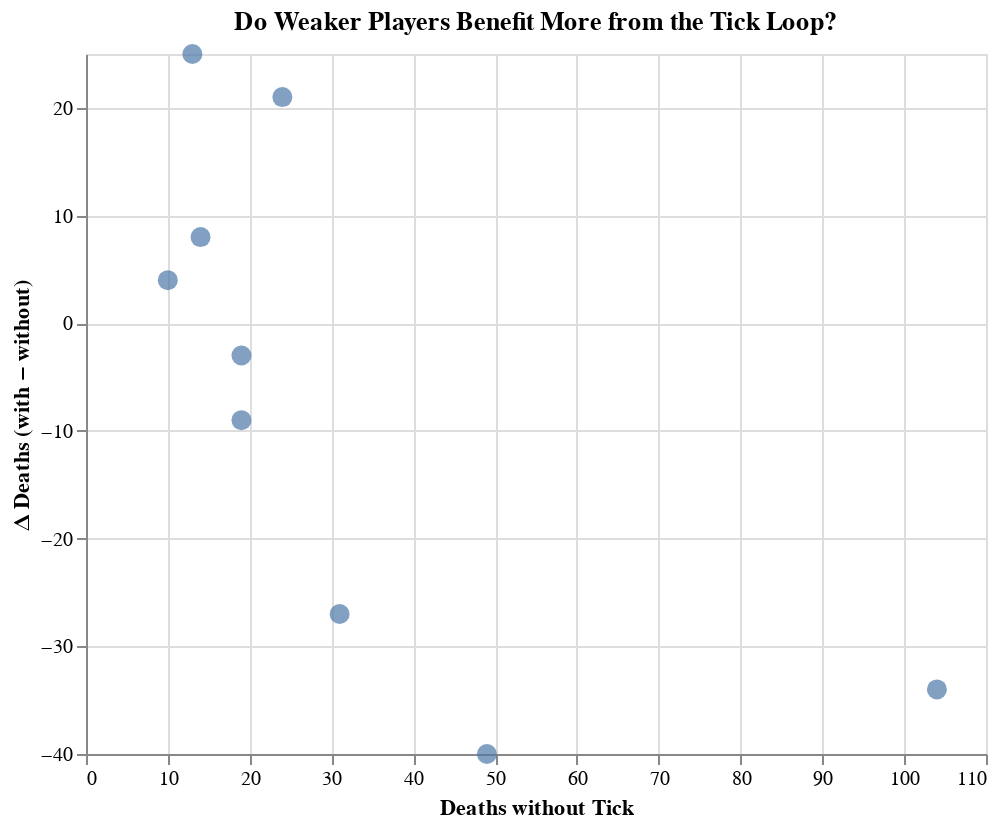

Notebook cell for this chart:
### Code cell
delta_df["baseline_deaths"] = (
    pivot["total_deaths"]["without_tick"].values
)

chart_corr = alt.Chart(delta_df).mark_circle(size=100).encode(
    x=alt.X("baseline_deaths:Q", title="Deaths without Tick"),
    y=alt.Y("delta_deaths:Q", title="Δ Deaths (with − without)"),
    tooltip=["participant_id:N"]
).properties(
    title="Do Weaker Players Benefit More from the Tick Loop?",
    width=450,
    height=350
)

chart_corr

### Figure 1 — Vega-Lite specification as saved in the notebook (floating-point values rounded to 4 significant figures)
{"config": {"view": {"continuousWidth": 300, "continuousHeight": 300}}, "data": {"name": "data-fac07020e368ad7987f659fb22c8354a"}, "mark": {"type": "circle", "size": 100}, "encoding": {"tooltip": [{"field": "participant_id", "type": "nominal"}], "x": {"field": "baseline_deaths", "title": "Deaths without Tick", "type": "quantitative"}, "y": {"field": "delta_deaths", "title": "Δ Deaths (with − without)", "type": "quantitative"}}, "height": 350, "title": "Do Weaker Players Benefit More from the Tick Loop?", "width": 450, "$schema": "https://vega.github.io/schema/vega-lite/v6.1.0.json", "datasets": {"data-fac07020e368ad7987f659fb22c8354a": [{"participant_id": "071225", "delta_deaths": 25, "delta_damage": 21, "delta_time": 310.9, "baseline_deaths": 13}, {"participant_id": "199195", "delta_deaths": -34, "delta_damage": -27, "delta_time": -982.5, "baseline_deaths": 104}, {"participant_id": "232962", "delta_deaths": -27, "delta_damage": -32, "delta_time": -383.1, "baseline_deaths": 31}, {"participant_id": "297088", "delta_deaths": 21, "delta_damage": 5, "delta_time": 356.5, "baseline_deaths": 24}, {"participant_id": "356499", "delta_deaths": -3, "delta_damage": 5, "delta_time": 20.5, "baseline_deaths": 19}, {"participant_id": "510049", "delta_deaths": -40, "delta_damage": -38, "delta_time": -480.2, "baseline_deaths": 49}, {"participant_id": "807289", "delta_deaths": -9, "delta_damage": -12, "delta_time": -298.9, "baseline_deaths": 19}, {"participant_id": "870227", "delta_deaths": 8, "delta_damage": 9, "delta_time": 275.3, "baseline_deaths": 14}, {"participant_id": "975229", "delta_deaths": 4, "delta_damage": 10, "delta_time": 95.03, "baseline_deaths": 10}]}}
